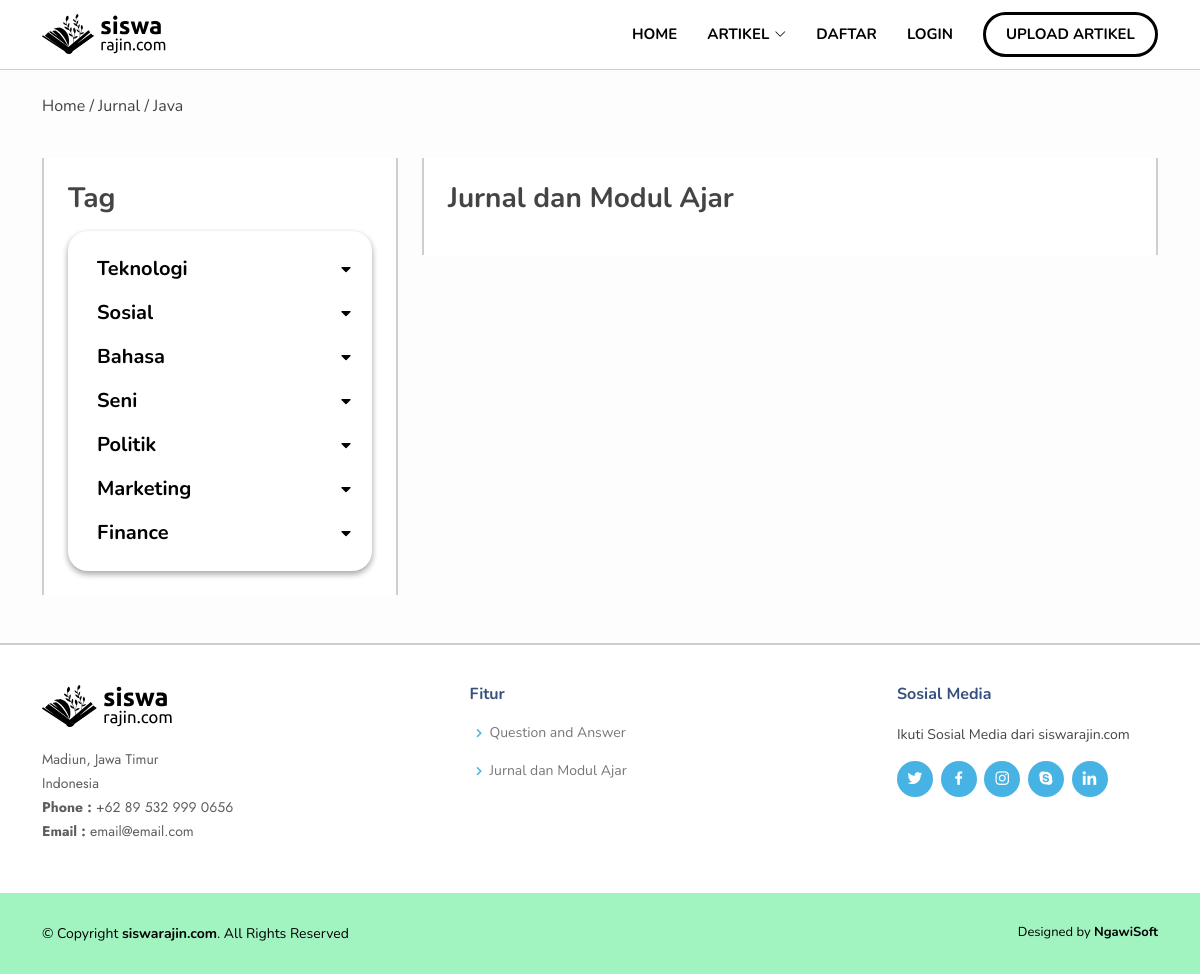
/Artikel/tag/Java, run on the app's committed database.
### tables this page shows
CREATE TABLE `kategori_tag` (
  `id_kategori_tag` int(11) NOT NULL,
  `nama_kategori` varchar(100) NOT NULL,
  `svg` varchar(250) NOT NULL
);

### application/controllers/Artikel.php (called while the page is built, shortened)
<?php
class Artikel extends CI_Controller
{
	public function tag($namaTag)
	{
		$where = array(
			'namaTag' => $namaTag
		);
		$cek = $this->Model_artikel->get_tag($where);
		$id = $cek->row()->idTag;
		$total_data = $this->Model_artikel->get_article($id)->num_rows();
		$data['total_data'] = ceil($total_data / 3);
		$data['idTag'] = json_encode($id);
		$data['article'] 	= $this->Model_artikel->get_article($id)->result_array();
		$data['tag'] 	= $this->Model_artikel->get_tag_dashboard()->result_array();
		$data['kategori_tag'] 	= $this->Model_artikel->get_tag_kategori()->result_array();
		$data['tag_artikel'] 	= $this->Model_artikel->get_tag_article_dashboard()->result_array();
		$nav['judul'] = "Upload Artikel";
		$data['namaTag'] = $namaTag;
		$this->load->view('templates/header-page', $nav);
		$this->load->view('artikel/per_tag', $data);
		$this->load->view('templates/footer');
	}
}

### index.php (called while the page is built, shortened)
<?php
require_once BASEPATH.'core/CodeIgniter.php';

### application/models/Model_artikel.php (called while the page is built, shortened)
<?php
class Model_artikel extends CI_Model
{
    public function get_article($id_Tag)
    {
        $this->db->select('*');
        $this->db->from('t_artikeltag');
        $this->db->join('t_artikel', 't_artikel.id_artikel=t_artikeltag.id_artikel', 'left');
        $this->db->join('t_user', 't_user.id_user=t_artikel.id_user', 'left');
        $this->db->join('t_tag', 't_tag.idTag=t_artikeltag.idTag', 'left');
        $this->db->order_by('t_artikel.id_artikel', 'ASC');
        $this->db->where('t_artikeltag.idTag=' . $id_Tag);
        $this->db->group_by('judul_artikel');
        return $this->db->get();
    }
    public function get_tag_dashboard()
    {
        $this->db->select('*');
        $this->db->from('t_tag');
        $this->db->join('kategori_tag', 't_tag.id_kategori_tag=kategori_tag.id_kategori_tag', 'left');
        return $this->db->get();
    }
    public function get_tag_kategori()
    {
        return $this->db->get('kategori_tag');
    }
    public function get_tag_article_dashboard()
    {
        $this->db->select('*');
        $this->db->from('t_artikeltag');
        $this->db->join('t_tag', 't_tag.idTag=t_artikeltag.idTag', 'left');
        return $this->db->get();
    }
}

### application/views/artikel/per_tag.php (the view, shortened to what this page needs)
<div class="artikel pb-5" id="artikel">
    <div class="py-4">
        <div class="container route">
            Home / Jurnal / <?= $namaTag ?>
        </div>
    </div>
    <div class="artikel-list mt-3">
        <div class="container">
            <div class="row">
                <div class="col-md-4 d-none d-md-block">
                    <div class="p-3 p-md-4 bg-white" style="border-left: solid 2px #cecece;border-right: solid 2px #cecece;">
                        <h3 class="mb-3">
                            Tag
                        </h3>
                        <div class="tag-box py-3">
                            <div class='nav'>
                                <ul>
                                    <?php foreach ($kategori_tag as $ktg) : ?>
                                        <li class='sub-menu w-100 px-3 py-2'>
                                            <a class="d-flex justify-content-between " href='#settings'>
                                                <div class="d-flex align-items-center">
                                                    <h5 class="mb-0 ktg"><?= $ktg['nama_kategori'] ?></h5>
                                                </div>
                                                <div class='fa fa-caret-down right my-auto'></div>
                                            </a>
                                        </li>
                                    <?php endforeach; ?>
                                </ul>
                            </div>
                        </div>
                    </div>
                </div>
                <div class="col-md-8">
                    <div class="bg-white p-3 p-md-4" style="border-left: solid 2px #cecece;border-right: solid 2px #cecece;">
                        <h3 class="mb-3">
                            Jurnal dan Modul Ajar
                        </h3>
                    </div>
                </div>
            </div>
        </div>
    </div>
</div>

### assets/css/style.css (style rules this page uses)
a { color: #47b2e4; text-decoration: none; }
h1, h2, h3, h4, h5, h6 { font-family: "Nunito", sans-serif; }

### assets/css/style-page.css (style rules this page uses)
#artikel { background-color: rgb(253, 253, 253); }
.artikel .artikel-list .tag-box { background-color: white; box-shadow: rgba(0, 0, 0, 0.16) 0px 3px 6px, rgba(0, 0, 0, 0.23) 0px 3px 6px; border-radius: 20px; }
.artikel .artikel-list h3 { font-weight: bold; }
.artikel .artikel-list li h5 { background-color: white; font-weight: 600; display: -webkit-box; -webkit-line-clamp: 2; -webkit-box-orient: vertical; overflow: hidden; text-overflow: ellipsis; text-transform: capitalize; }
.nav { width: 100%; }
.nav ul { list-style: none; margin: 0; width: 100%; padding: 0; }
.nav ul li { width: 100%; }
.nav ul li h5 { color: black; }
.nav ul li a { display: block; padding: 2px 5px; }
.nav ul li a .fa { color: black; }
.nav ul li .ktg { background-color: transparent; color: black; font-weight: bold; }

### data on the page
kategori_tag: nama_kategori "Teknologi"
kategori_tag: nama_kategori "Sosial"
kategori_tag: nama_kategori "Bahasa"
kategori_tag: nama_kategori "Seni"
kategori_tag: nama_kategori "Politik"
kategori_tag: nama_kategori "Marketing"
kategori_tag: nama_kategori "Finance"

### other printed values
$judul "UPLOAD ARTIKEL"
$namaTag "Java"
